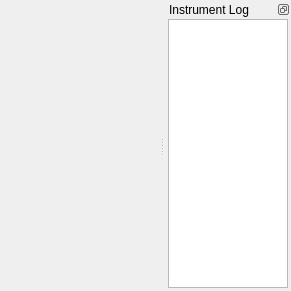
<?xml version="1.0" encoding="UTF-8"?>
<ui version="4.0">
 <class>MainWindow</class>
 <widget class="QMainWindow" name="MainWindow">
  <property name="geometry">
   <rect>
    <x>0</x>
    <y>0</y>
    <width>291</width>
    <height>291</height>
   </rect>
  </property>
  <property name="sizePolicy">
   <sizepolicy hsizetype="Minimum" vsizetype="Minimum">
    <horstretch>0</horstretch>
    <verstretch>0</verstretch>
   </sizepolicy>
  </property>
  <property name="minimumSize">
   <size>
    <width>291</width>
    <height>291</height>
   </size>
  </property>
  <property name="windowTitle">
   <string>MainWindow</string>
  </property>
  <property name="documentMode">
   <bool>true</bool>
  </property>
  <widget class="QWidget" name="centralwidget">
   <layout class="QVBoxLayout" name="verticalLayout_2">
    <property name="spacing">
     <number>0</number>
    </property>
    <property name="leftMargin">
     <number>0</number>
    </property>
    <property name="topMargin">
     <number>0</number>
    </property>
    <property name="rightMargin">
     <number>0</number>
    </property>
    <property name="bottomMargin">
     <number>0</number>
    </property>
    <item>
     <widget class="QWidget" name="widgetcontainer" native="true">
      <property name="sizePolicy">
       <sizepolicy hsizetype="MinimumExpanding" vsizetype="MinimumExpanding">
        <horstretch>1</horstretch>
        <verstretch>1</verstretch>
       </sizepolicy>
      </property>
      <property name="minimumSize">
       <size>
        <width>291</width>
        <height>121</height>
       </size>
      </property>
     </widget>
    </item>
   </layout>
  </widget>
  <widget class="QDockWidget" name="dock_wid">
   <property name="sizePolicy">
    <sizepolicy hsizetype="Ignored" vsizetype="Ignored">
     <horstretch>0</horstretch>
     <verstretch>0</verstretch>
    </sizepolicy>
   </property>
   <property name="minimumSize">
    <size>
     <width>126</width>
     <height>145</height>
    </size>
   </property>
   <property name="floating">
    <bool>false</bool>
   </property>
   <property name="features">
    <set>QDockWidget::DockWidgetFloatable|QDockWidget::DockWidgetMovable</set>
   </property>
   <property name="allowedAreas">
    <set>Qt::AllDockWidgetAreas</set>
   </property>
   <property name="windowTitle">
    <string>Instrument Log</string>
   </property>
   <attribute name="dockWidgetArea">
    <number>2</number>
   </attribute>
   <widget class="QWidget" name="dockWidgetContents_2">
    <layout class="QVBoxLayout" name="verticalLayout">
     <property name="spacing">
      <number>0</number>
     </property>
     <property name="leftMargin">
      <number>3</number>
     </property>
     <property name="topMargin">
      <number>0</number>
     </property>
     <property name="rightMargin">
      <number>3</number>
     </property>
     <property name="bottomMargin">
      <number>3</number>
     </property>
     <item>
      <widget class="QPlainTextEdit" name="widget_log">
       <property name="sizePolicy">
        <sizepolicy hsizetype="Preferred" vsizetype="Preferred">
         <horstretch>0</horstretch>
         <verstretch>0</verstretch>
        </sizepolicy>
       </property>
       <property name="minimumSize">
        <size>
         <width>120</width>
         <height>120</height>
        </size>
       </property>
      </widget>
     </item>
    </layout>
   </widget>
  </widget>
 </widget>
 <resources/>
 <connections/>
</ui>
